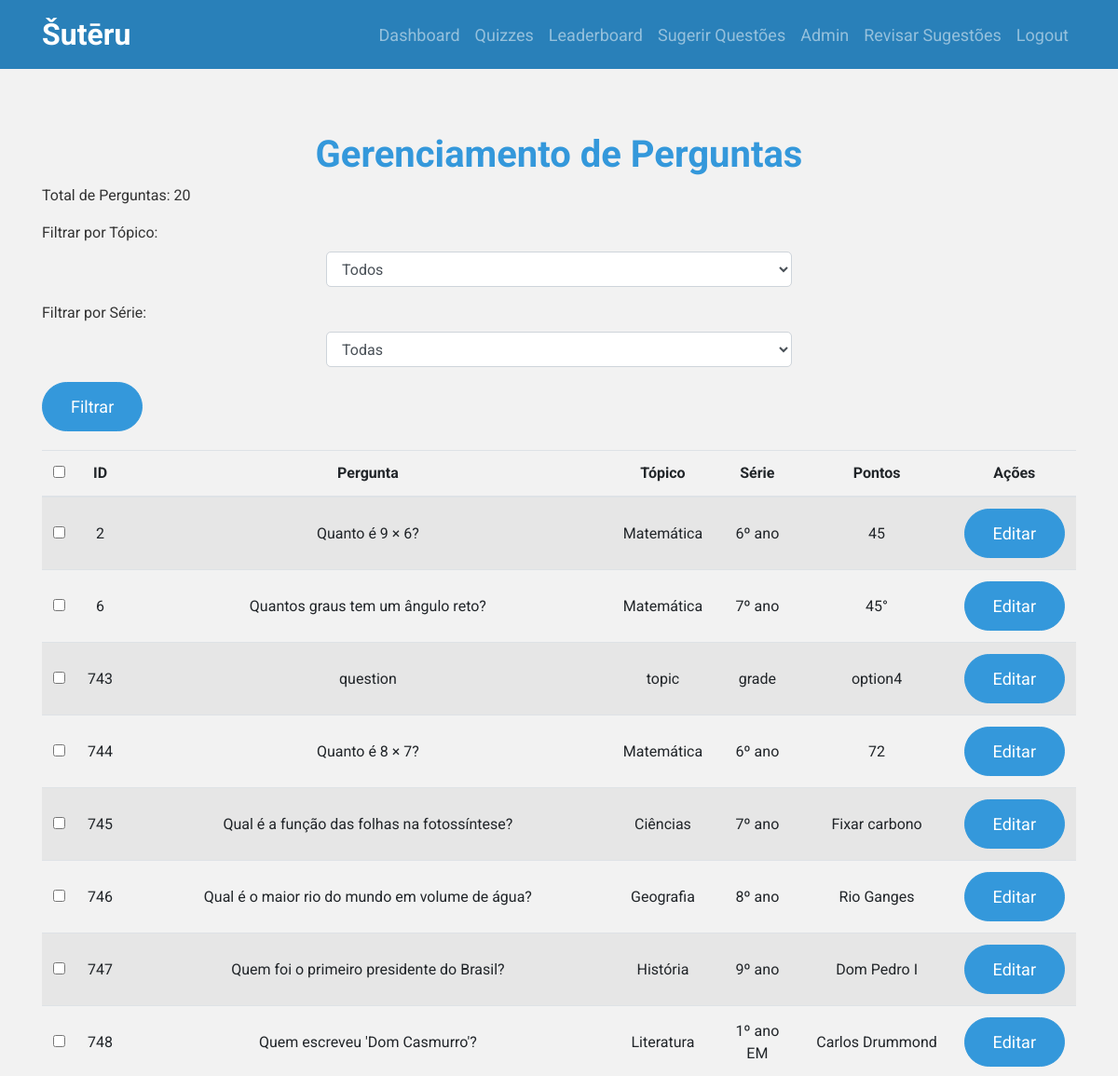
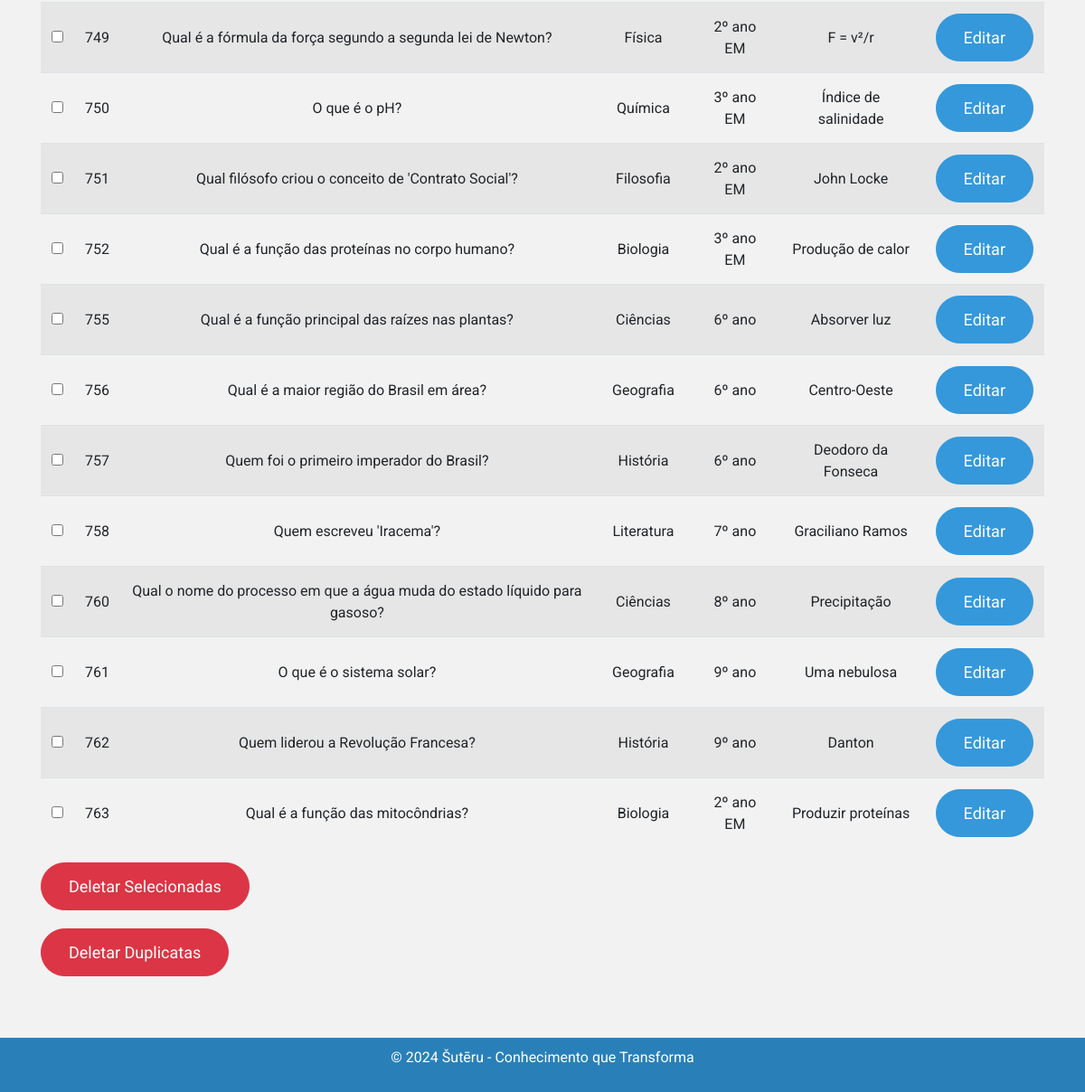
Screenshot of /admin/quizzes (signed in) with the database file from the repository (2 pictures, top to bottom).
### tables this page shows
CREATE TABLE quizzes (
    id INTEGER PRIMARY KEY AUTOINCREMENT,
    question TEXT NOT NULL,
    correct_answer TEXT NOT NULL,
    option1 TEXT NOT NULL,
    option2 TEXT NOT NULL,
    option3 TEXT NOT NULL,
    option4 TEXT NOT NULL,
    topic TEXT NOT NULL,
    grade TEXT NOT NULL,  
    points INTEGER NOT NULL
);

### app.py (the view)
@app.route('/admin/quizzes')
def admin_quizzes():
    if 'user_id' in session:
        role = get_user_role()
        if role == 'admin':
            topic_filter = request.args.get('topic', '')
            grade_filter = request.args.get('grade', '')
            query = 'SELECT * FROM quizzes WHERE 1=1'
            params = []
            if topic_filter:
                query += ' AND topic LIKE ?'
                params.append(f'%{topic_filter}%')
            if grade_filter:
                query += ' AND grade LIKE ?'
                params.append(f'%{grade_filter}%')
            conn = sqlite3.connect('sutēru.db')
            c = conn.cursor()
            c.execute('SELECT DISTINCT topic FROM quizzes')
            topics = [row[0] for row in c.fetchall()]
            c.execute('SELECT DISTINCT grade FROM quizzes')
            grades = [row[0] for row in c.fetchall()]
            c.execute(query, params)
            quizzes = c.fetchall()
            question_counts = {}
            for quiz in quizzes:
                question = quiz[1].strip().lower()
                if question in question_counts:
                    question_counts[question].append(quiz)
                else:
                    question_counts[question] = [quiz]
            duplicates = [q for qs in question_counts.values() if len(qs) > 1 for q in qs]
            conn.close()
            return render_template('admin_quizzes.html', quizzes=quizzes, total_quizzes=len(quizzes), duplicates=duplicates, topics=topics, grades=grades)
        else:
            flash('Acesso negado. Você não tem permissão para acessar esta página.', 'danger')
            return redirect(url_for('dashboard'))
    else:
        flash('Você precisa estar logado.', 'warning')
        return redirect(url_for('login'))

### app.py (called while the page is built)
def get_user_role():
    if 'user_id' in session:
        conn = sqlite3.connect('sutēru.db')
        c = conn.cursor()
        c.execute('SELECT role FROM users WHERE id = ?', (session['user_id'],))
        result = c.fetchone()
        role = result[0] if result else None
        conn.close()
        return role
    return None

@app.context_processor
def inject_user_role():
    return dict(get_user_role=get_user_role)

### templates/admin_quizzes.html (shortened to what this page needs)
{% extends 'base.html' %}
{% block content %}
<h1>Gerenciamento de Perguntas</h1>
<p>Total de Perguntas: {{ total_quizzes }}</p>
<form method="GET" action="{{ url_for('admin_quizzes') }}">
    <div class="form-group">
        <label for="topic">Filtrar por Tópico:</label>
        <select id="topic" name="topic" class="form-control">
            <option value="">Todos</option>
        </select>
    </div>
    <div class="form-group">
        <label for="grade">Filtrar por Série:</label>
        <select id="grade" name="grade" class="form-control">
            <option value="">Todas</option>
        </select>
    </div>
    <button type="submit" class="btn btn-primary">Filtrar</button>
</form>
<form method="POST" action="{{ url_for('delete_selected_questions') }}">
    <table class="table table-striped">
        <thead>
            <tr>
                <th><input type="checkbox" id="select-all"></th>
                <th>ID</th>
                <th>Pergunta</th>
                <th>Tópico</th>
                <th>Série</th>
                <th>Pontos</th>
                <th>Ações</th>
            </tr>
        </thead>
        <tbody>
            {% for quiz in quizzes %}
            <tr class="{% if quiz in duplicates %} table-warning {% endif %}">
                <td><input type="checkbox" name="selected_questions" value="{{ quiz[0] }}"></td>
                <td>{{ quiz[0] }}</td>
                <td>{{ quiz[1] }}</td>
                <td>{{ quiz[7] }}</td>
                <td>{{ quiz[8] }}</td>
                <td>{{ quiz[6] }}</td>
                <td>
                    <a href="{{ url_for('edit_question', question_id=quiz[0]) }}" class="btn btn-sm btn-primary">Editar</a>
                </td>
            </tr>
            {% endfor %}
        </tbody>
    </table>
    <button type="submit" class="btn btn-danger">Deletar Selecionadas</button>
</form>
<form method="POST" action="{{ url_for('delete_duplicates') }}">
    <button type="submit" class="btn btn-danger">Deletar Duplicatas</button>
</form>
{% endblock %}

### templates/base.html (shortened to what this page needs)
<!DOCTYPE html>
<html lang="pt-BR">
<head>
    <link rel="stylesheet" href="https://stackpath.bootstrapcdn.com/bootstrap/4.5.0/css/bootstrap.min.css">
    <link rel="stylesheet" href="https://cdnjs.cloudflare.com/ajax/libs/font-awesome/6.0.0-beta3/css/all.min.css">
    <link rel="stylesheet" href="{{ url_for('static', filename='style.css') }}">
</head>
<body>
    <header>
<nav class="navbar navbar-expand-lg navbar-dark" style="background-color: var(--header-footer-bg);">
    <div class="container">
        <a class="navbar-brand" href="{{ url_for('home') }}">
            <span class="navbar-title">Šutēru</span>
        </a>
        <div class="collapse navbar-collapse" id="navbarNav">
            {% if 'user_id' in session %}
                <ul class="navbar-nav ml-auto">
                    <li class="nav-item"><a class="nav-link" href="{{ url_for('dashboard') }}">Dashboard</a></li>
                    <li class="nav-item"><a class="nav-link" href="{{ url_for('quizzes') }}">Quizzes</a></li>
                    <li class="nav-item"><a class="nav-link" href="{{ url_for('leaderboard') }}">Leaderboard</a></li>
                    <li class="nav-item"><a class="nav-link" href="{{ url_for('suggest_question') }}">Sugerir Questões</a></li>
                    {% if get_user_role() == 'admin' %}
                        <li class="nav-item"><a class="nav-link" href="{{ url_for('admin_dashboard') }}">Admin</a></li>
                        <li class="nav-item"><a class="nav-link" href="{{ url_for('review_suggestions') }}">Revisar Sugestões</a></li>
                    {% endif %}
                    <li class="nav-item"><a class="nav-link" href="{{ url_for('logout') }}">Logout</a></li>
                </ul>
            {% else %}
                <ul class="navbar-nav ml-auto">
                    <li class="nav-item"><a class="nav-link" href="{{ url_for('login') }}">Login</a></li>
                    <li class="nav-item"><a class="nav-link" href="{{ url_for('register') }}">Registrar-se</a></li>
                </ul>
            {% endif %}
        </div>
    </div>
</nav>
    </header>
    <main class="container my-5">
        {% block content %}{% endblock %}
    </main>
    <footer class="footer text-center">
        <p>&copy; 2024 Šutēru - Conhecimento que Transforma</p>
    </footer>
</body>
</html>

### static/style.css (style rules this page uses)
:root { --primary-color: #3498db; --secondary-color: #2ecc71; --text-color: #333; --background-color: #f2f2f2; --header-footer-bg: #2980b9; }
body { display: flex; flex-direction: column; min-height: 100vh; font-family: 'Roboto', sans-serif; background-color: var(--background-color); color: var(--text-color); margin: 0; }
main { flex: 1; padding-top: 0px; padding-bottom: 0px; }
.navbar { background-color: var(--header-footer-bg); }
.navbar-title { font-size: 32px; color: #fff; font-weight: bold; margin: 0; font-family: 'Roboto', sans-serif; }
.nav-link { font-size: 18px; color: #fff; }
.btn { border-radius: 50px; padding: 12px 30px; font-size: 18px; transition: all 0.3s ease; }
.btn-primary { background-color: var(--primary-color); border-color: var(--primary-color); }
h1, h2 { margin-top: 20px; color: var(--primary-color); font-weight: bold; text-align: center; }
.table { margin-top: 20px; }
.table th, .table td { text-align: center; vertical-align: middle; }
.form-control { max-width: 500px; margin: 0 auto 15px; border-radius: 5px; }
.form-group { text-align: left; }
form { margin-bottom: 20px; }
.footer { background-color: var(--header-footer-bg); color: white; padding: 10px 0; }

### rows the page displays
quizzes: id "2", question "Quanto é 9 × 6?", topic "Matemática", grade "6º ano", option4 "45"
quizzes: id "6", question "Quantos graus tem um ângulo reto?", topic "Matemática", grade "7º ano", option4 "45°"
quizzes: id "743", question "question", topic "topic", grade "grade", option4 "option4"
quizzes: id "744", question "Quanto é 8 × 7?", topic "Matemática", grade "6º ano", option4 "72"
quizzes: id "745", question "Qual é a função das folhas na fotossíntese?", topic "Ciências", grade "7º ano", option4 "Fixar carbono"
quizzes: id "746", question "Qual é o maior rio do mundo em volume de água?", topic "Geografia", grade "8º ano", option4 "Rio Ganges"
quizzes: id "747", question "Quem foi o primeiro presidente do Brasil?", topic "História", grade "9º ano", option4 "Dom Pedro I"
quizzes: id "748", question "Quem escreveu 'Dom Casmurro'?", topic "Literatura", grade "1º ano EM", option4 "Carlos Drummond"
quizzes: id "749", question "Qual é a fórmula da força segundo a segunda lei de Newton?", topic "Física", grade "2º ano EM", option4 "F = v²/r"
quizzes: id "750", question "O que é o pH?", topic "Química", grade "3º ano EM", option4 "Índice de salinidade"
quizzes: id "751", question "Qual filósofo criou o conceito de 'Contrato Social'?", topic "Filosofia", grade "2º ano EM", option4 "John Locke"
quizzes: id "752", question "Qual é a função das proteínas no corpo humano?", topic "Biologia", grade "3º ano EM", option4 "Produção de calor"
quizzes: id "755", question "Qual é a função principal das raízes nas plantas?", topic "Ciências", grade "6º ano", option4 "Absorver luz"
quizzes: id "756", question "Qual é a maior região do Brasil em área?", topic "Geografia", grade "6º ano", option4 "Centro-Oeste"
quizzes: id "757", question "Quem foi o primeiro imperador do Brasil?", topic "História", grade "6º ano", option4 "Deodoro da Fonseca"
quizzes: id "758", question "Quem escreveu 'Iracema'?", topic "Literatura", grade "7º ano", option4 "Graciliano Ramos"
quizzes: id "760", question "Qual o nome do processo em que a água muda do estado líquido para gasoso?", topic "Ciências", grade "8º ano", option4 "Precipitação"
quizzes: id "761", question "O que é o sistema solar?", topic "Geografia", grade "9º ano", option4 "Uma nebulosa"
quizzes: id "762", question "Quem liderou a Revolução Francesa?", topic "História", grade "9º ano", option4 "Danton"
quizzes: id "763", question "Qual é a função das mitocôndrias?", topic "Biologia", grade "2º ano EM", option4 "Produzir proteínas"

### other values shown
{{ total_quizzes }} "20"
